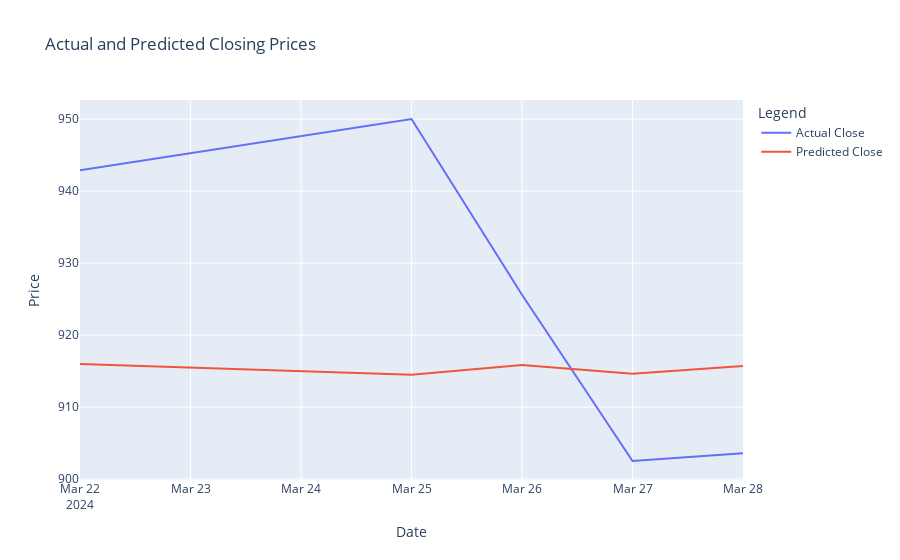

The notebook cell this image was saved under:
### Code cell
import plotly.graph_objs as go

# Create Plotly Scatter objects
trace_arima_actual = go.Scatter(
    x=df_real_arima.index,
    y=df_real_arima['Close'],
    mode='lines',
    name='Actual Close'
)

trace_arima_predicted = go.Scatter(
    x=df_arima_forecast.index,
    y=df_arima_forecast['Predicted_Close'],
    mode='lines',
    name='Predicted Close'
)

# Create and show the combined graph
fig = go.Figure(data=[trace_arima_actual, trace_arima_predicted])
#fig = go.Figure(data=[trace_arima_actual])
fig.update_layout(
    title='Actual and Predicted Closing Prices',
    xaxis_title='Date',
    yaxis_title='Price',
    legend_title='Legend'
)

fig.show()

### Figure 1 — Plotly figure (JSON) as saved in the notebook; plotly's stock layout.template omitted (floating-point values rounded to 4 significant figures)
{"data": [{"mode": "lines", "name": "Actual Close", "type": "scatter", "x": ["2024-03-22T00:00:00", "2024-03-25T00:00:00", "2024-03-26T00:00:00", "2024-03-27T00:00:00", "2024-03-28T00:00:00"], "y": [942.9, 950.0, 925.6, 902.5, 903.6]}, {"mode": "lines", "name": "Predicted Close", "type": "scatter", "x": ["2024-03-22T00:00:00", "2024-03-25T00:00:00", "2024-03-26T00:00:00", "2024-03-27T00:00:00", "2024-03-28T00:00:00"], "y": [916.0, 914.5, 915.8, 914.6, 915.7]}], "layout": {"autosize": true, "legend": {"title": {"text": "Legend"}}, "title": {"text": "Actual and Predicted Closing Prices"}, "xaxis": {"autorange": true, "range": ["2024-03-22", "2024-03-28"], "title": {"text": "Date"}, "type": "date"}, "yaxis": {"autorange": true, "range": [899.9, 952.7], "title": {"text": "Price"}, "type": "linear"}}}
